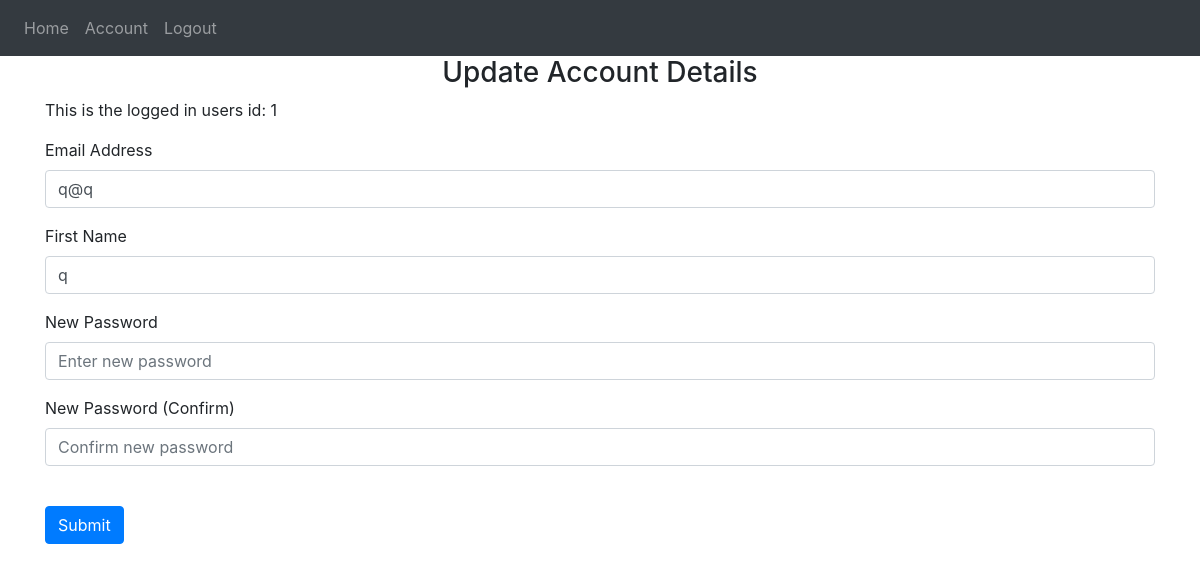
Page /account (signed in) on the committed database.
### website/models.py (models this page shows)
class User(db.Model, UserMixin):
    id = db.Column(db.Integer, primary_key=True)
    email = db.Column(db.String(150), unique=True)
    password = db.Column(db.String(150))
    first_name = db.Column(db.String(150))
    Messages = db.relationship('Messages')
    score = db.Column(db.Integer)

### website/auth.py (the view, shortened to what this page needs)
@auth.route('/account', methods=['GET', 'POST'])
@login_required  # makes this page accessible only if user is logged in
def account():
    return render_template("account.html", user=current_user)

### website/__init__.py (called while the page is built)
def create_app():
    app = Flask(__name__)
    app.config['SECRET_KEY'] = 'abcd'
    app.config['SQLALCHEMY_DATABASE_URI'] = f'sqlite:///{DB_NAME}'
    db.init_app(app)
    from .views import views
    from .auth import auth
    app.register_blueprint(views, url_prefix='/')
    app.register_blueprint(auth, url_prefix='/')
    from .models import User, Messages
    with app.app_context():
        db.create_all()
    login_manager = LoginManager()
    login_manager.login_view = 'views.intro'
    login_manager.init_app(app)
    @login_manager.user_loader
    def load_user(id):
        return User.query.get(int(id))
    return app

### website/templates/account.html
{% extends "base.html" %} {% block title %}Account{% endblock %}
{% block content %}
<form method="POST">
    <h3 class="text-center">Update Account Details</h3>
    <p>This is the logged in users id: {{ user.id }}</p>
    <div class="form-group">
      <label for="email">Email Address</label>
      <input
        type="email"
        class="form-control"
        id="email"
        name="email"
        value="{{ user.email }}"
      />
    </div>
    <div class="form-group">
      <label for="firstName">First Name</label>
      <input
        type="text"
        class="form-control"
        id="firstName"
        name="firstName"
        value="{{ user.first_name }}"
      />
    </div>
    <div class="form-group">
      <label for="password1">New Password</label>
      <input
        type="password"
        class="form-control"
        id="password1"
        name="password1"
        placeholder="Enter new password"
      />
    </div>
    <div class="form-group">
      <label for="password2">New Password (Confirm)</label>
      <input
        type="password"
        class="form-control"
        id="password2"
        name="password2"
        placeholder="Confirm new password"
      />
    </div>
    <br />
    <button type="submit" class="btn btn-primary">Submit</button>
  </form>
{% endblock %}

### rows in the picture
User: id "1", email "q@q", firstName "q"
